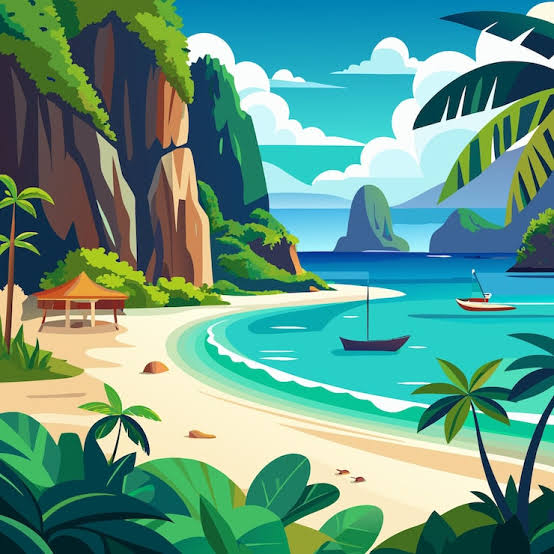
#> input picture image.jpg, 554 x 554 px
$ jupyter execute EXP6.ipynb   (older library calls are emulated)
#> lines starting #> are read from the running program, lines starting #| are printed output that depends on the picture
### EX.No: 6-EDGE DETECTION
### Name : P PARTHIBAN
### Reg. No : 212223230145

[cell 1]
import cv2
import numpy as np
import matplotlib.pyplot as plt

image = cv2.imread('image.jpg')  # Replace with your image path
#> image is the input picture: shape (554, 554, 3); mean B, G, R 135.8, 153.1, 98.2
gray_image = cv2.cvtColor(image, cv2.COLOR_BGR2GRAY)
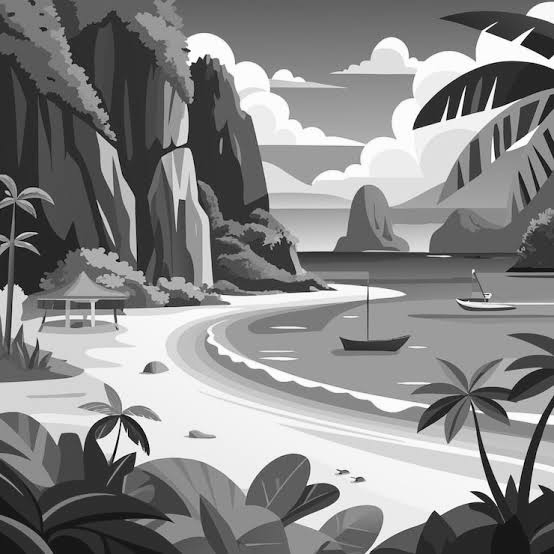
#> gray_image: shape (554, 554); min 1, max 255, mean 134.8
# Original Image
plt.imshow(cv2.cvtColor(image, cv2.COLOR_BGR2RGB))
plt.title('Original Image')
plt.axis('off')

[cell 2]
sobel_x = cv2.Sobel(gray_image, cv2.CV_64F, 1, 0, ksize=5)  # Sobel in x direction
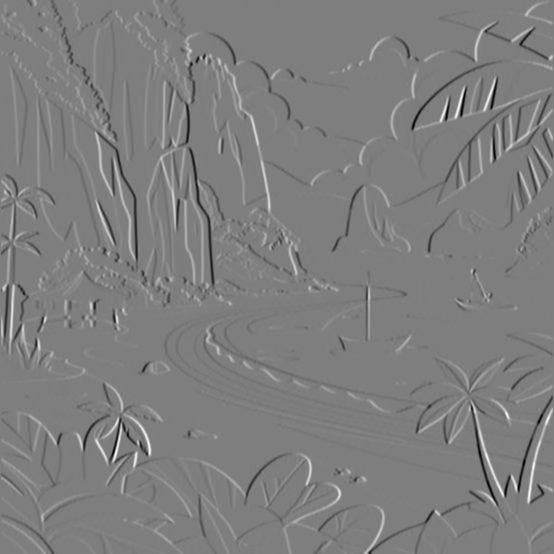
#> sobel_x: shape (554, 554) float64; min -10772, max 10933, mean 6.8; drawn with min black and max white
sobel_y = cv2.Sobel(gray_image, cv2.CV_64F, 0, 1, ksize=5)  # Sobel in y direction
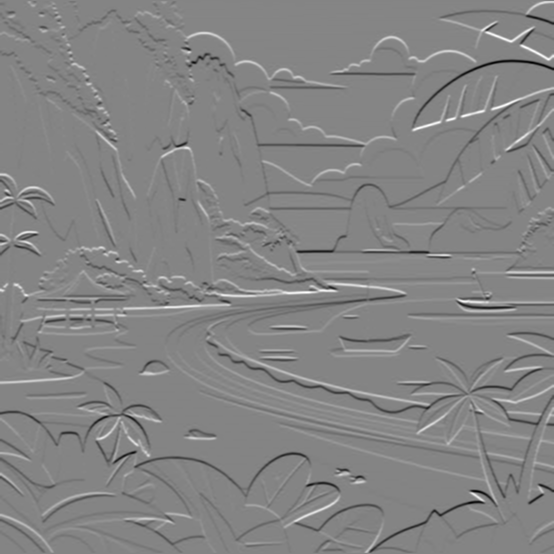
#> sobel_y: shape (554, 554) float64; min -11141, max 10305, mean -9.5; drawn with min black and max white
sobel_combined = cv2.magnitude(sobel_x, sobel_y)  # Combine both directions
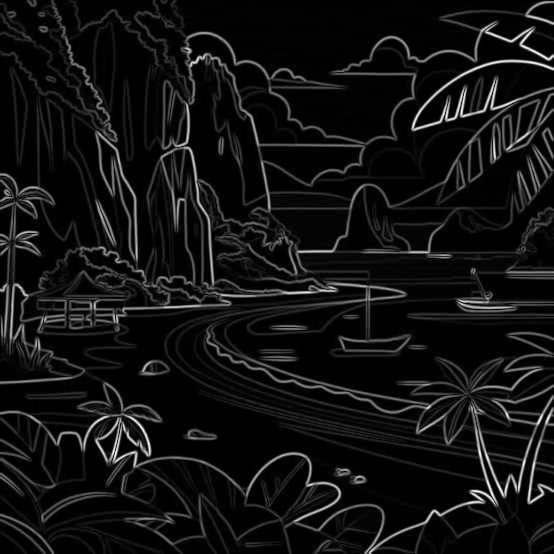
#> sobel_combined: shape (554, 554) float64; min 0, max 11202.8, mean 814.2; drawn with min black and max white
plt.imshow(sobel_combined, cmap='gray')
plt.title('Sobel Edge Detection')
plt.axis('off')

[cell 3]
laplacian = cv2.Laplacian(gray_image, cv2.CV_64F)
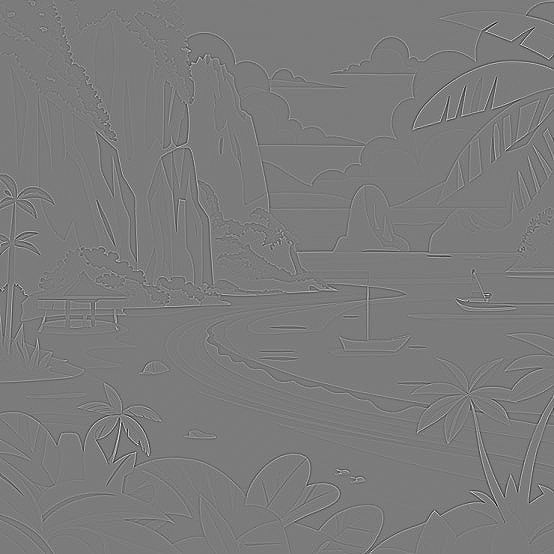
#> laplacian: shape (554, 554) float64; min -438, max 464, mean 0; drawn with min black and max white
plt.imshow(laplacian, cmap='gray')
plt.title('Laplacian Edge Detection')
plt.axis('off')

[cell 4]
canny_edges = cv2.Canny(gray_image, 50, 150)
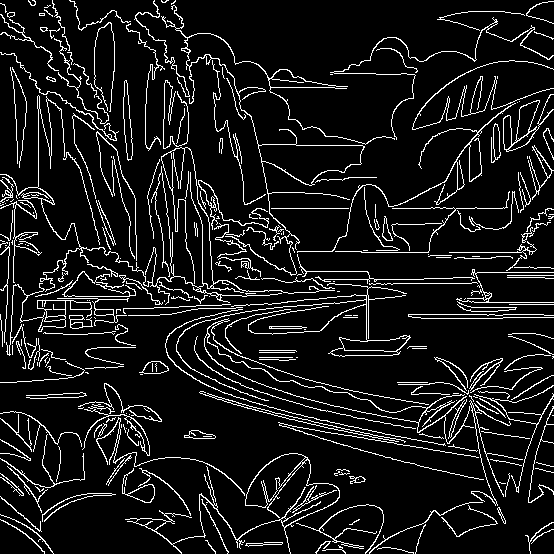
#> canny_edges: shape (554, 554); 9.5% white in thin lines or dots
plt.imshow(canny_edges, cmap='gray')
plt.title('Canny Edge Detection')
plt.axis('off')
